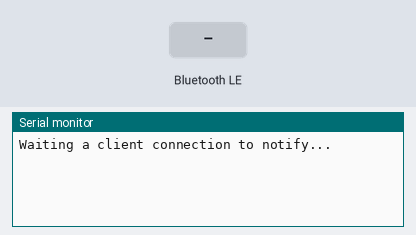
The sketch below on a simulated ESP32. Parts: the last lines printed to the serial monitor. Inputs (shaded band) come from the test bench. Nothing arrives over Bluetooth unless stated; a phone connects over Bluetooth LE 3 s after start.

Above: at 1.2 s.
1.3 s: Bluetooth LE write "1" received
At 1.8 s:
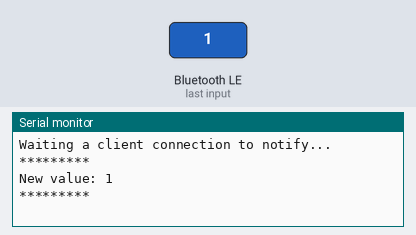
2.8 s: Bluetooth LE write "0" received
At 4.0 s:
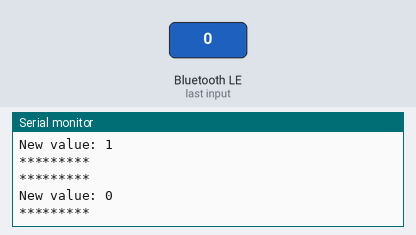
4.3 s: Bluetooth LE write "2" received
At 5.3 s:
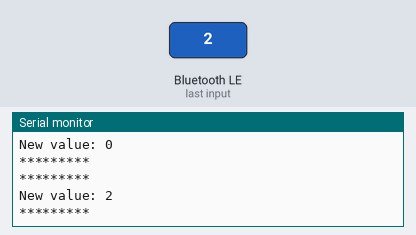

The sketch:

BLE_write_read_notify.ino
```cpp
/*
    Video: https://www.youtube.com/watch?v=oCMOYS71NIU
    Based on Neil Kolban example for IDF: https://github.com/nkolban/esp32-snippets/blob/master/cpp_utils/tests/BLE%20Tests/SampleNotify.cpp
    Ported to Arduino ESP32 by Evandro Copercini
    updated by chegewara

   Create a BLE server that, once we receive a connection, will send periodic notifications.
   The service advertises itself as: 4fafc201-1fb5-459e-8fcc-c5c9c331914b
   And has a characteristic of: beb5483e-36e1-4688-b7f5-ea07361b26a8

   The design of creating the BLE server is:
   1. Create a BLE Server
   2. Create a BLE Service
   3. Create a BLE Characteristic on the Service
   4. Create a BLE Descriptor on the characteristic
   5. Start the service.
   6. Start advertising.

   A connect hander associated with the server starts a background task that performs notification
   every couple of seconds.
*/
#include <BLEDevice.h>
#include <BLEServer.h>
#include <BLEUtils.h>
#include <BLE2902.h>

BLEServer* pServer = NULL;
BLECharacteristic* pCharacteristic = NULL;
bool deviceConnected = false;
bool oldDeviceConnected = false;
uint32_t value = 0;

// See the following for generating UUIDs:
// https://www.uuidgenerator.net/

#define SERVICE_UUID        "4fafc201-1fb5-459e-8fcc-c5c9c331914b"
#define CHARACTERISTIC_UUID "beb5483e-36e1-4688-b7f5-ea07361b26a8"

class MyCallbacks: public BLECharacteristicCallbacks {
    void onWrite(BLECharacteristic *pCharacteristic) {
      std::string s = pCharacteristic->getValue();

      if (s.length() > 0) {
        Serial.println("*********");
        Serial.print("New value: ");
        for (int i = 0; i < s.length(); i++){
          Serial.print(s[i]);
          value+=s[i]<<(i*8);
        }

        Serial.println();
        Serial.println("*********");
      }
    }
};
class MyServerCallbacks: public BLEServerCallbacks {
    void onConnect(BLEServer* pServer) {
      deviceConnected = true;
    };

    void onDisconnect(BLEServer* pServer) {
      deviceConnected = false;
    }
};


void setup() {
  Serial.begin(115200);

  // Create the BLE Device
  BLEDevice::init("ESP32");

  // Create the BLE Server
  pServer = BLEDevice::createServer();
  pServer->setCallbacks(new MyServerCallbacks());

  // Create the BLE Service
  BLEService *pService = pServer->createService(SERVICE_UUID);

  // Create a BLE Characteristic
  pCharacteristic = pService->createCharacteristic(
                      CHARACTERISTIC_UUID,
                      BLECharacteristic::PROPERTY_READ   |
                      BLECharacteristic::PROPERTY_WRITE  |
                      BLECharacteristic::PROPERTY_NOTIFY |
                      BLECharacteristic::PROPERTY_INDICATE
                    );

  // https://www.bluetooth.com/specifications/gatt/viewer?attributeXmlFile=org.bluetooth.descriptor.gatt.client_characteristic_configuration.xml
  // Create a BLE Descriptor
  pCharacteristic->addDescriptor(new BLE2902());
  pCharacteristic->setCallbacks(new MyCallbacks());

  // Start the service
  pService->start();

  // Start advertising
  BLEAdvertising *pAdvertising = BLEDevice::getAdvertising();
  pAdvertising->addServiceUUID(SERVICE_UUID);
  pAdvertising->setScanResponse(false);
  pAdvertising->setMinPreferred(0x0);  // set value to 0x00 to not advertise this parameter
  BLEDevice::startAdvertising();
  Serial.println("Waiting a client connection to notify...");
}

void loop() {
    // notify changed value
    if (deviceConnected) {
        pCharacteristic->setValue((uint8_t*)&value, 4);
        pCharacteristic->notify();
        value++;
        delay(1000); // bluetooth stack will go into congestion, if too many packets are sent, in 6 hours test i was able to go as low as 3ms
    }
    // disconnecting
    if (!deviceConnected && oldDeviceConnected) {
        delay(500); // give the bluetooth stack the chance to get things ready
        pServer->startAdvertising(); // restart advertising
        Serial.println("start advertising");
        oldDeviceConnected = deviceConnected;
    }
    // connecting
    if (deviceConnected && !oldDeviceConnected) {
        // do stuff here on connecting
        oldDeviceConnected = deviceConnected;
    }
}
```

Measured:
- after the input at 1.3 s, the serial monitor: prints a new line after 0.05 s (image 1)
- after the input at 2.8 s, the serial monitor: prints a new line after 0.05 s (image 2)
- after the input at 4.3 s, the serial monitor: prints a new line after 0.05 s (image 3)
